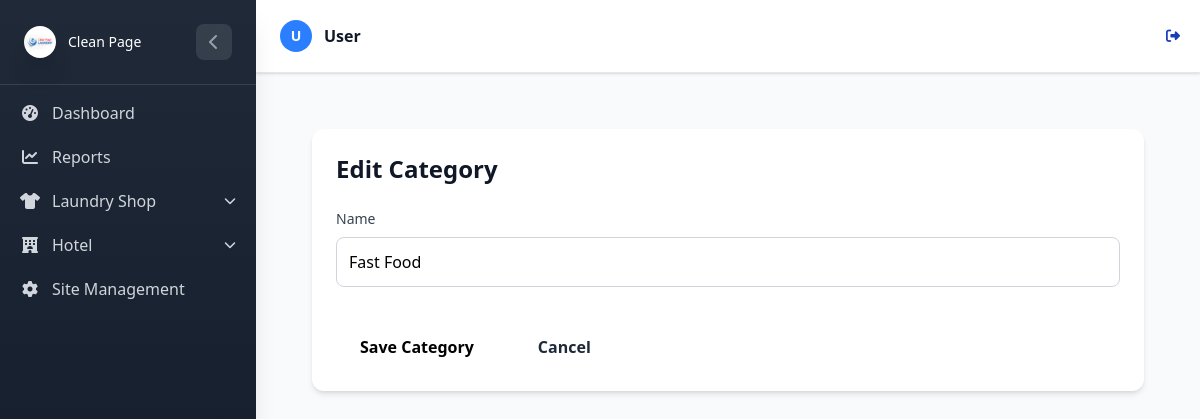
The page /Hotel/categories/1/edit/ (signed in) on the database its author committed.
### LaundryApp/models.py (models this page shows, shortened)
class UserProfile(AbstractUser):
    username = None
    email = models.EmailField(unique=True)
    USERNAME_FIELD = 'email'
    REQUIRED_FIELDS = []
    USER_TYPE_CHOICES = (
        ('admin', 'Admin'),
        ('staff', 'Staff'),
    )
    user_type = models.CharField(max_length=20, choices=USER_TYPE_CHOICES, db_index=True)
    objects = CustomUserManager()

### HotelApp/models.py (models this page shows, shortened)
class FoodCategory(models.Model):
    name = models.CharField(max_length=100, unique=True, db_index=True)

### HotelApp/views.py (the view)
# urls.py: path('categories/<int:pk>/edit/', views.category_edit, name='category_edit'),
@login_required
def category_edit(request, pk):
    try:
        category = get_object_or_404(FoodCategory, pk=pk)
        if request.method == 'POST':
            form = FoodCategoryForm(request.POST, instance=category)
            if form.is_valid():
                form.save()
                messages.success(request, 'Category updated successfully!')
                return redirect('hotel:category_list')
        else:
            form = FoodCategoryForm(instance=category)
        return render(request, 'food/category_form.html', {'form': form, 'title': 'Edit Category'})
    except Exception as e:
        logger.error(f"Error editing category {pk}: {str(e)}")
        messages.error(request, 'Error updating category. Please try again.')
        return redirect('hotel:category_list')

### HotelApp/forms.py
class FoodCategoryForm(forms.ModelForm):
    class Meta:
        model = FoodCategory
        fields = ['name']
        widgets = {
            'name': forms.TextInput(attrs={
                'class': 'w-full px-4 py-3 border border-gray-300 rounded-lg focus:ring-2 focus:ring-blue-500 focus:border-blue-500 transition duration-200',
                'placeholder': 'Enter category name'
            })
        }

### LaundryApp/context_processors.py (called while the page is built)
def active_shop(request):
    return {
        'active_shop_name': request.session.get('active_shop_name', None)
    }

### HotelApp/templates/food/category_form.html (shortened to what this page needs)
{% extends 'base.html' %}
{% load static %}
{% block content %}
<div class="max-w-2xl mx-auto px-4 sm:px-6 lg:px-8 py-8">
    <div class="bg-white rounded-xl shadow-md p-6">
        <h2 class="text-2xl font-bold text-gray-900 mb-6">{{ title }}</h2>
        <form method="post" class="space-y-6">
            {% for field in form %}
            <div>
                <label for="{{ field.id_for_label }}" class="block text-sm font-medium text-gray-700 mb-2">
                    {{ field.label }}
                </label>
                {{ field }}
            </div>
            {% endfor %}
            <div class="flex space-x-4 pt-4">
                <button type="submit"
                    class="bg-primary hover:bg-primary-dark text-blue-500 px-6 py-2 rounded-lg font-semibold transition duration-200">
                    Save Category
                </button>
                <a href="{% url 'hotel:category_list' %}"
                    class="bg-gray-300 hover:bg-gray-400 text-gray-800 px-6 py-2 rounded-lg font-semibold transition duration-200">
                    Cancel
                </a>
            </div>
        </form>
    </div>
</div>
{% endblock %}

### LaundryApp/templates/base.html (shortened to what this page needs)
{% load static tailwind_tags %}
{% load static %}
<!DOCTYPE html>
<html lang="en">
<head>
    {% tailwind_css %}
    <link rel="stylesheet" href="https://cdnjs.cloudflare.com/ajax/libs/font-awesome/6.4.0/css/all.min.css">
    <link rel="stylesheet" href="{% static 'css/dist/styles.css' %}">
</head>
<body class="bg-gray-50 min-h-screen font-sans">
    <div id="sidebar"
        class="sidebar-gradient w-64 fixed top-0 left-0 h-full sidebar-transition z-50 shadow-xl sidebar-mobile-hidden lg:sidebar-mobile-visible">
        <div class="p-4 lg:p-6 border-b border-gray-700">
            <div class="flex items-center justify-between">
                <div class="flex items-center space-x-3">
                    <div class="w-8 h-8 rounded-lg flex items-center justify-center">
                        {% if user.is_authenticated and user.is_superuser %}
                        <div class="rounded-full shadow-xl flex items-center justify-center" style="width:40px;">
                            <img src="{% static 'logos/Clean-page-logo.png' %}" alt="Logo" class=" w-full rounded-full object-contain">
                        </div>
                        {% elif app_type == 'hotel' %}
                        <div class="rounded-full shadow-xl flex items-center justify-center" style="width:40px;">
                            <img src="{% static 'logos/Clean-page-logo.png' %}" alt="Logo" class=" w-full rounded-full object-contain">
                        </div>
                        {% elif app_type == 'laundry' %}
                    <div class="rounded-full shadow-xl flex items-center justify-center" style="width:40px;">
                        <img src="{% static 'logos/Clean-page-logo.png' %}" alt="Logo" class=" w-full rounded-full object-contain">
                    </div>
                        {% else %}
                        <i class="fas fa-building text-white text-sm"></i>
                        {% endif %}
                    </div>
                    <span class="text-white text-sm font-medium sidebar-header-text">
                        {% if user.is_authenticated and user.is_superuser %}
                        <div class="flex items-center space-x-3">
                            <p class="text-white,font-medium font-awesome sidebar-title">Clean Page</p>
                        </div>
                        {% elif app_type == 'hotel' %}
                        Hotel
                        {% elif app_type == 'laundry' %}
                        Clean Page
                        {% else %}
                        Clean Page
                        {% endif %}
                    </span>
                </div>
                {% if user.is_superuser or app_type == 'hotel' or app_type == 'laundry' %}
                <button id="sidebar-toggle" class="sidebar-toggle-btn text-gray-400 hover:text-white lg:flex hidden">
                    <i class="fas fa-chevron-left"></i>
                </button>
                {% endif %}
            </div>
        </div>
        <div class="sidebar-scrollable">
            <nav class="p-2 lg:p-4 space-y-1">
                {% if user.is_authenticated and user.is_superuser %}
                <a href="{% url 'laundry:dashboard' %}"
                    class="flex items-center space-x-3 px-3 py-2 lg:px-4 lg:py-3 text-gray-300 hover:bg-gray-700 hover:text-white rounded-lg transition-colors group"
                    title="Dashboard">
                    <i class="fas fa-tachometer-alt w-5 text-center"></i>
                    <span class="sidebar-text">Dashboard</span>
                </a>
                <a href="{% url 'laundry:laundryapp_dashboard' %}"
                    class="flex items-center space-x-3 px-3 py-2 lg:px-4 lg:py-3 text-gray-300 hover:bg-gray-700 hover:text-white rounded-lg transition-colors group"
                    title="Reports">
                    <i class="fas fa-chart-line w-5 text-center"></i>
                    <span class="sidebar-text">Reports</span>
                </a>
                <div class="dropdown-group" id="laundry-dropdown-group">
                    <div class="dropdown-toggle flex items-center space-x-3 px-3 py-2 lg:px-4 lg:py-3 text-gray-300 hover:bg-gray-700 hover:text-white rounded-lg transition-colors group cursor-pointer"
                        onclick="toggleDropdown('laundry-dropdown', 'laundry')">
                        <i class="fas fa-shirt w-5 text-center"></i>
                        <span class="sidebar-text flex-1">Laundry Shop</span>
                        <i class="fas fa-chevron-down text-xs transition-transform duration-300"></i>
                    </div>
                </div>
                <div class="dropdown-group" id="hotel-dropdown-group">
                    <div class="dropdown-toggle flex items-center space-x-3 px-3 py-2 lg:px-4 lg:py-3 text-gray-300 hover:bg-gray-700 hover:text-white rounded-lg transition-colors group cursor-pointer"
                        onclick="toggleDropdown('hotel-dropdown', 'hotel')">
                        <i class="fas fa-hotel w-5 text-center"></i>
                        <span class="sidebar-text flex-1">Hotel</span>
                        <i class="fas fa-chevron-down text-xs transition-transform duration-300"></i>
                    </div>
                </div>
                <a href="{% url 'laundry:user_management' %}"
                    class="flex items-center space-x-3 px-3 py-2 lg:px-4 lg:py-3 text-gray-300 hover:bg-gray-700 hover:text-white rounded-lg transition-colors group"
                    title="Site Management">
                    <i class="fas fa-cog w-5 text-center"></i>
                    <span class="sidebar-text">Site Management</span>
                </a>
                {% endif %}
            </nav>
        </div>
    </div>
    <div id="main-content"
        class="content-transition min-h-screen content-mobile-full {% if user.is_authenticated %}lg:ml-64{% endif %}">
        <header class="bg-white shadow-sm border-b border-gray-200">
            <div class="flex items-center justify-between px-4 py-3 lg:px-6 lg:py-4">
                <div class="flex items-center space-x-3 p-2">
                    <div class="flex items-center space-x-3">
                        <div class="relative">
                            <div class="w-8 h-8 lg:w-10 lg:h-10 bg-blue-500 rounded-full flex items-center justify-center">
                                <span class="text-white font-semibold text-sm lg:text-base">
                                    {{ user.first_name|first|upper|default:"U" }}
                                </span>
                            </div>
                        </div>
                        <div class="flex flex-col leading-tight">
                            <p class="font-semibold text-gray-900">
                                {{ user.first_name|default:"User" }}
                            </p>
                        </div>
                    </div>
                </div>
                {% if user.is_authenticated %}
                <form method="post" action="{% url 'logout' %}">
                    <button type="submit"
                        class="text-blue-800 hover:text-blue-600 text-sm lg:text-base bg-transparent border-0 cursor-pointer flex items-center">
                        <i class="fas fa-sign-out-alt mr-1"></i>
                    </button>
                </form>
                {% else %}
                <a href="{% url 'login' %}"
                    class="text-blue-800 hover:text-blue-600 text-sm lg:text-base bg-transparent border-0 cursor-pointer flex items-center">
                    <i class="fas fa-sign-in-alt mr-1"></i>
                    <span class="hidden sm:inline">Login</span>
                </a>
                {% endif %}
            </div>
        </header>
        <main class="p-4 lg:p-6">
            {% block content %}{% endblock %}
        </main>
    </div>
</body>
</html>

### LaundryApp/templates/base.html (style rules this page uses)
.sidebar-transition { transition: all 0.3s ease-in-out; }
.content-transition { transition: margin-left 0.3s ease-in-out; }
.sidebar-gradient { background: linear-gradient(180deg, #1f2937 0%, #111827 100%); }
.sidebar-toggle-btn { transition: all 0.3s ease; width: 36px; height: 36px; display: flex; align-items: center; justify-content: center; border-radius: 8px; background-color: rgba(255, 255, 255, 0.1); }
.dropdown-toggle { cursor: pointer; }
.dropdown-toggle i.fa-chevron-down { transition: transform 0.3s ease; }
.sidebar-scrollable { height: calc(100% - 80px); overflow-y: auto; }

### HotelApp/templates/food/category_form.html (style rules this page uses)
input, textarea { width: 100%; padding: 0.75rem; border: 1px solid #D1D5DB; border-radius: 0.5rem; transition: border-color 0.2s; }

### rows shown on the page
UserProfile: first_name|first "U", first_name "User"
FoodCategory: form "Fast Food"

### other values the page prints
{{ title }} "Edit Category"
{{ field.label }} "Name"
